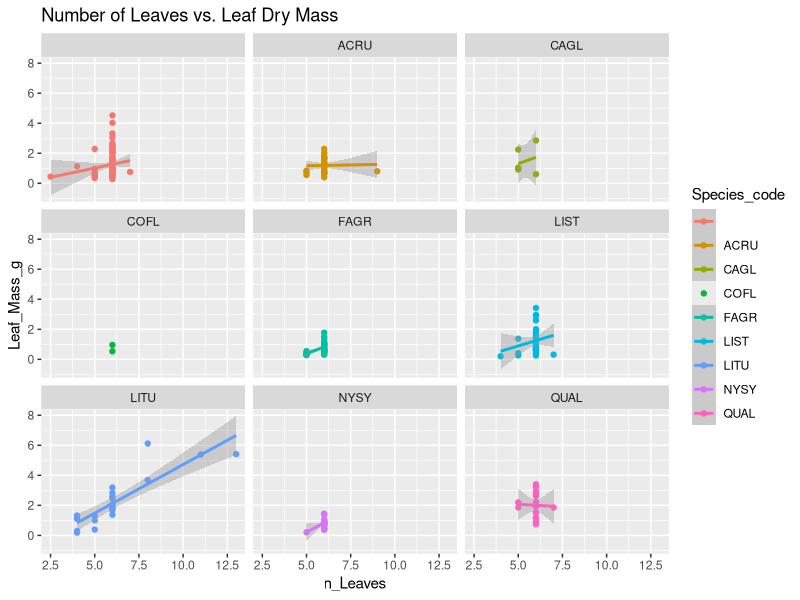
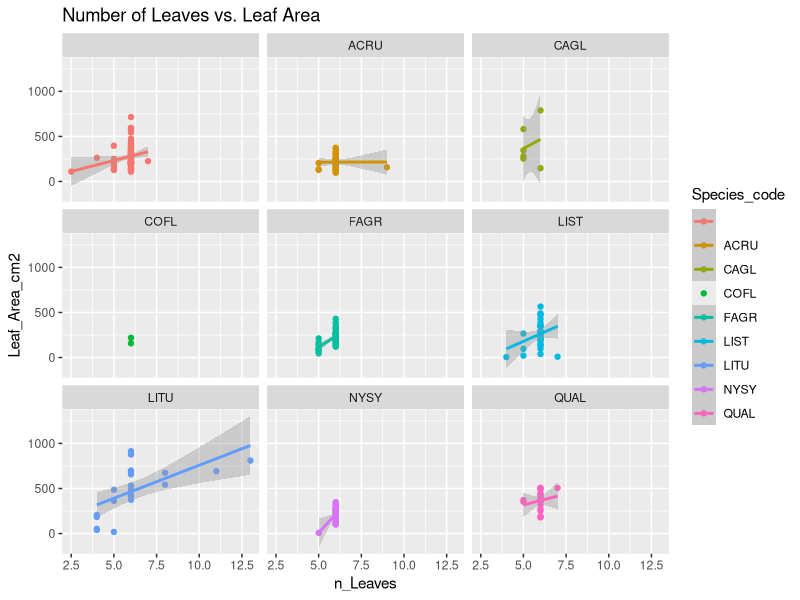
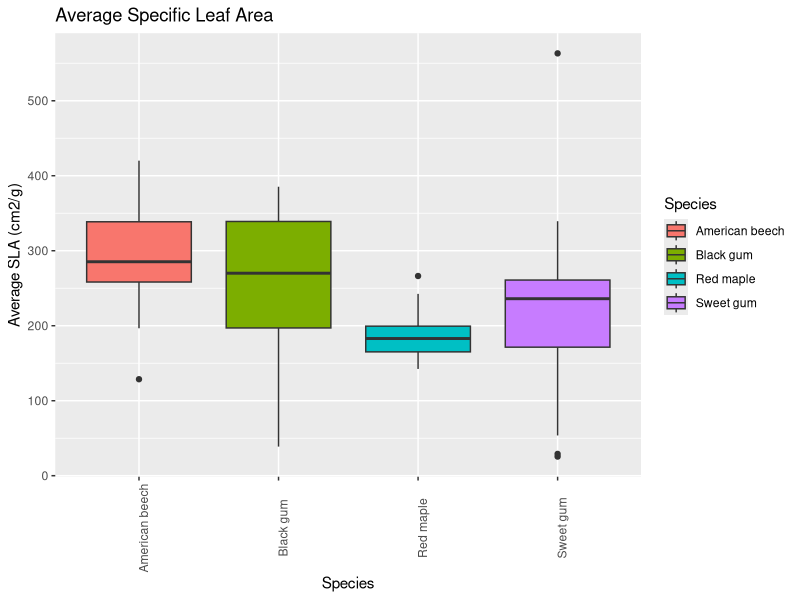
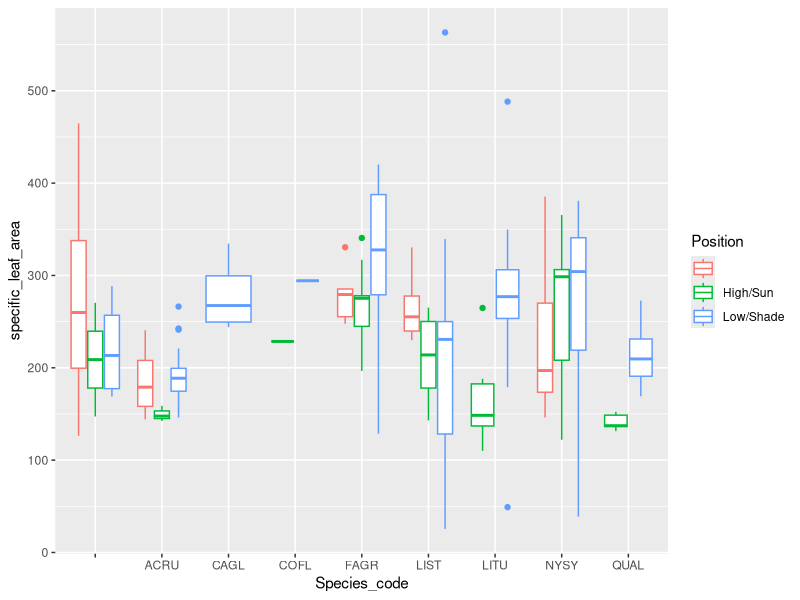
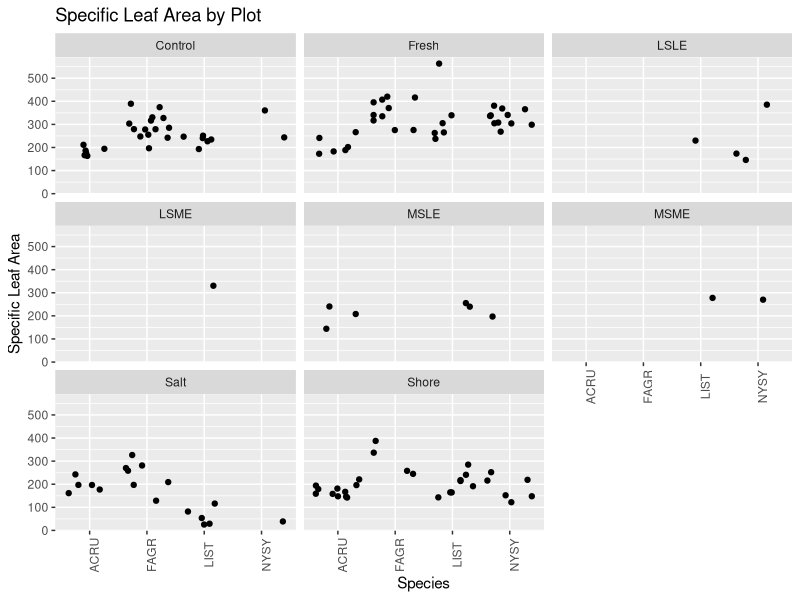
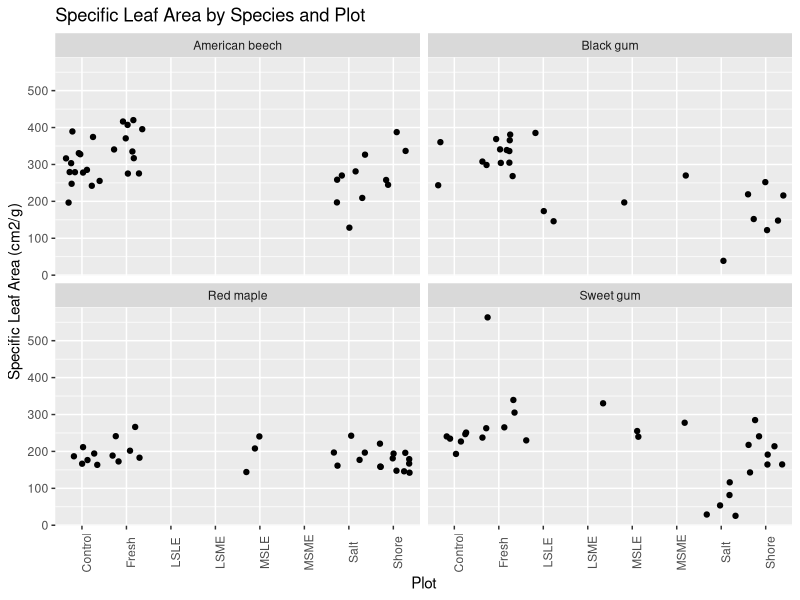
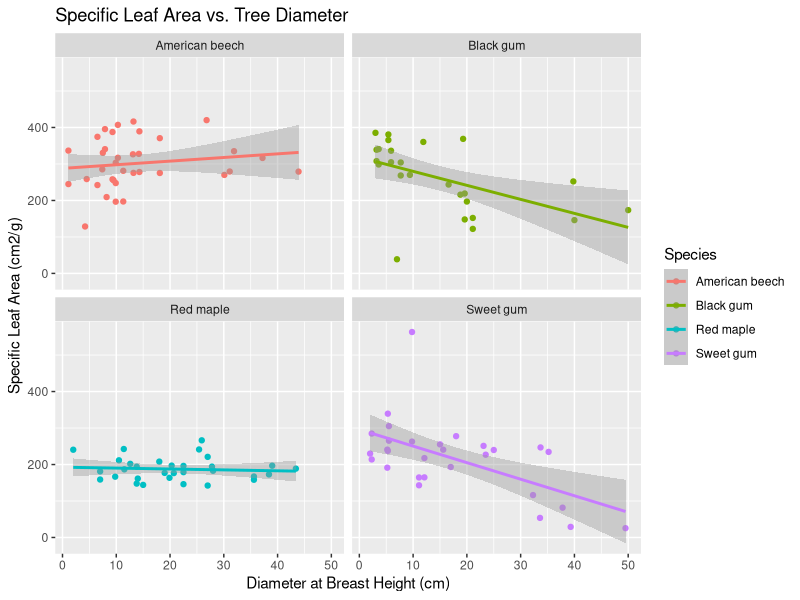

The R script that drew these images, in order:
## ---- chunk 1
knitr::opts_chunk$set(echo = TRUE)
## ---- chunk 2
## Load necessary packages
library(dplyr)
library(tidyr)
library(readr)
library(knitr)
library(ggrepel)
library(ggplot2)
## ---- chunk 3
## ----- Read in the SLA csv -----
sla <- read.csv("SLA Data.csv", stringsAsFactors = FALSE) %>% 
  mutate(Tag = as.character(Tag))
## ---- chunk 4
sla <- sla %>% 
  mutate(specific_leaf_area = round(Leaf_Area_cm2 / Leaf_Mass_g, 3)) 
## ---- chunk 5
## ----- Join with inventory data -----

## Read in the storm surge inventory data
ss_inventory <- read.csv("ss-inventory.csv", stringsAsFactors = FALSE) %>% 
  select(Plot, Species_code, Tag, DBH) %>% 
  mutate(Tag = as.character(Tag))
summary(ss_inventory)

## The 'shore' plot at GCREW overlaps with the PREMIS-ghg HSLE plot,
## so use that inventory data too
inventory <- read.csv("inventory.csv", stringsAsFactors = FALSE) %>% 
  select(Plot, Tag, Species_code, DBH = DBH_cm_2019) %>% 
  filter(Plot == "HSLE") %>%  # GCREW only
  mutate(Plot = "Shore") %>% 
  bind_rows(ss_inventory)

# Create new dataset with plot, species, and tag columns
# by joining with the storm surge inventory data
sla %>% 
  left_join(inventory, by = "Tag") %>% 
  # if NA DBH, then get information from what we measured in field
  mutate(DBH = if_else(is.na(DBH), No_Tag_DBH, DBH),
         Species_code = if_else(is.na(Species_code), No_Tag_Species_code, Species_code),
         Plot = if_else(is.na(Plot), No_Tag_Plot, Plot)) %>% 
  # We only want four letter species codes
  mutate(Species_code = substr(Species_code, 1,4)) ->
  sla_joined
# NEW: Want ONLY ACRU, FAGR, LIST, NYSY species!
sla_joined_simple <- sla_joined %>% 
  filter(Species_code %in% c("ACRU", "FAGR", "LIST", "NYSY"))

# At this point there should be NO data with an NA for Plot or DBH or Species_code
# Warn if this occurs
if(any(is.na(sla_joined_simple$DBH))) {
  warning("We still have unmatched trees!")  
}
if(any(sla_joined_simple$Species_code == "")) {
  warning("We have blank species codes!")  
}

## Join sla_joined_simple with plot species_codes
species_codes <- read.csv(file = "Design/species_codes.csv", stringsAsFactors = FALSE) 
sla_joined_names <- left_join(sla_joined_simple, species_codes, by = "Species_code")
## ---- chunk 6

## leaves vs mass
leaves_vs_mass <- sla_joined %>% 
  ggplot(aes(n_Leaves, Leaf_Mass_g, color = Species_code)) +
  geom_point() +
  facet_wrap(~Species_code) +
  geom_smooth(method = lm) +
  labs(title = "Number of Leaves vs. Leaf Dry Mass")
print(leaves_vs_mass)

## leaves vs area
leaves_vs_area <- sla_joined %>% 
  ggplot(aes(n_Leaves, Leaf_Area_cm2, color = Species_code)) +
  geom_point() +
  facet_wrap(~Species_code) +
  geom_smooth(method = lm) + 
  labs(title = "Number of Leaves vs. Leaf Area")
print(leaves_vs_area)

## ---- chunk 7
#SLA Box Plot
sla_averages_plot <- sla_joined_names %>% 
  ggplot(aes(Species_common, specific_leaf_area)) +
  labs(title = "Average Specific Leaf Area", x = "Species", y = "Average SLA (cm2/g)") +
  geom_boxplot(aes(fill = Species_common)) + 
  #geom_text(aes(label = round(Specific, 2)), vjust = 1.6, size = 3.3) +
  theme(axis.text.x = element_text(angle = 90)) +
  guides(fill=guide_legend(title="Species"))
print(sla_averages_plot)

sla_joined %>% 
  ggplot(aes(Species_code, specific_leaf_area, color = Position)) +
  geom_boxplot()
## ---- chunk 8
sla_by_plot <- sla_joined_names %>% 
  ggplot(aes(Species_code, specific_leaf_area)) +
  geom_jitter() +
  facet_wrap(~Plot) +
  theme(axis.text.x = element_text(angle = 90)) +
  labs(title = "Specific Leaf Area by Plot", x = "Species", y = "Specific Leaf Area")
print(sla_by_plot)
## ---- chunk 9
sla_by_species <- sla_joined_names %>%
  ggplot(aes(Plot, specific_leaf_area)) +
  geom_jitter() +
  facet_wrap(~Species_common) +
  theme(axis.text.x = element_text(angle = 90)) +
  labs(title = "Specific Leaf Area by Species and Plot", y = "Specific Leaf Area (cm2/g)")
print(sla_by_species)
## ---- chunk 10
sla_vs_dbh <- sla_joined_names %>% 
  ggplot(aes(DBH, specific_leaf_area, color = Species_common)) +
  geom_point() + 
  facet_wrap(~Species_common) +
  geom_smooth(method = "lm") +
  labs(title = "Specific Leaf Area vs. Tree Diameter", y = "Specific Leaf Area (cm2/g)", x = "Diameter at Breast Height (cm)",
       color = "Species")
print(sla_vs_dbh)
